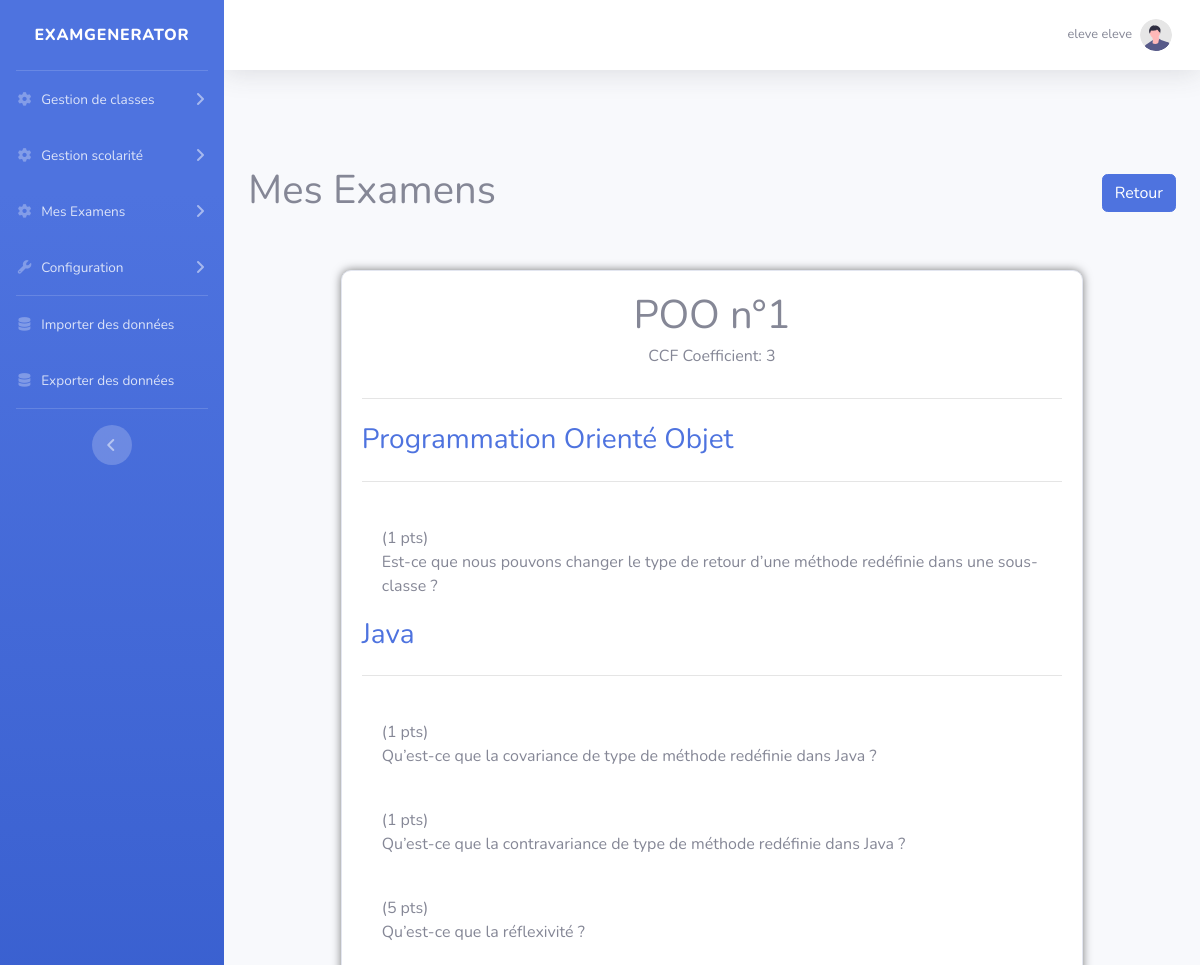
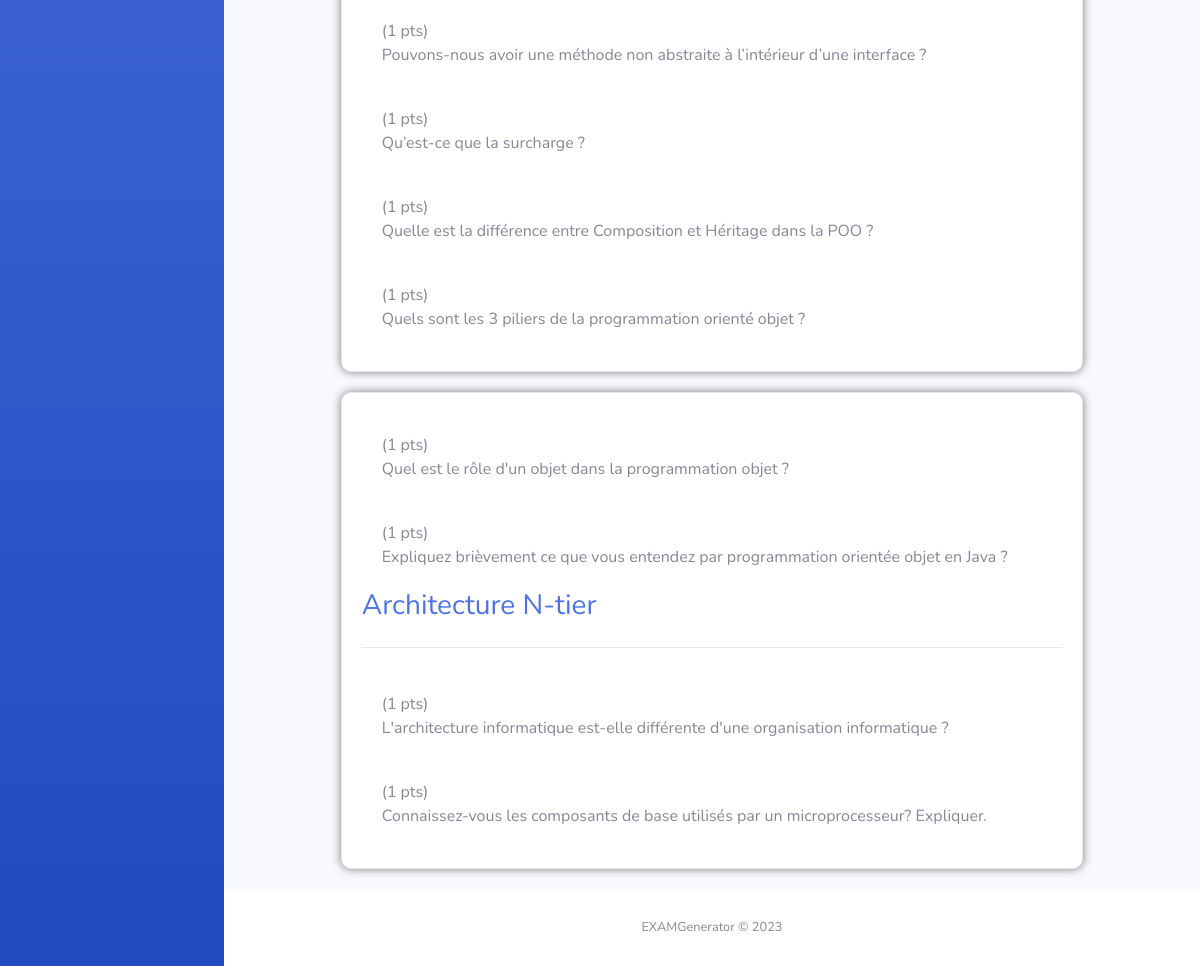
/ExamGenerator/examens/1 (signed in), run on the app's committed database (2 pictures, top to bottom).
### tables this page shows
CREATE TABLE IF NOT EXISTS `examen` (
  `idExamen` int(11) NOT NULL,
  `intitule` varchar(200) NOT NULL,
  `coefficient` int(11) NOT NULL DEFAULT '1',
  `TypeEval_idTypeEval` int(11) NOT NULL,
  PRIMARY KEY (`idExamen`),
  KEY `fk_Examen_TypeEval1_idx` (`TypeEval_idTypeEval`)
);

CREATE TABLE IF NOT EXISTS `question` (
  `id` int(11) NOT NULL AUTO_INCREMENT,
  `nbPointsDefaut` int(11) NOT NULL,
  `reponse` varchar(200) DEFAULT NULL,
  `question` varchar(200) NOT NULL,
  `Sujet_idSujet` int(11) DEFAULT NULL,
  PRIMARY KEY (`id`),
  KEY `fk_Question_Sujet1_idx` (`Sujet_idSujet`)
);

### ExamGenerator/controllers/ExamController.php (called while the page is built, shortened)
<?php
class ExamController extends Controller
{
    public function getExamDetails($idExam)
    {
        $exams_detail = $this->Exam->getExamById($idExam);
        $questions_detail = $this->Exam->getQuestionByExamId($idExam);
        foreach ($questions_detail as $q) {
            $qs = $this->Question->getQuestionById($q['Question_id'])[0];
        }
        $this->render('ExamDetail', true, compact('title', 'user', 'exams', 'questions'));
    }
}

### ExamGenerator/core/router/Route.php (called while the page is built, shortened)
<?php
class Route
{
    private $path;
    private $callable;
    private $matches = [];
    public function __construct($path, $callable)
    {
        $this->path = trim($path, '/');
        $this->callable = $callable;
    }
    public function match($url)
    {
        $url = trim($url, '/');
        $path = preg_replace_callback('#:([\w]+)#', [$this, 'paramMatch'], $this->path);
        $regex = "#^$path$#i";
        if (!preg_match($regex, $url, $matches)) {
            return false;
        }
        array_shift($matches);
        $this->matches = $matches;
        return true;
    }
    public function call()
    {
        if (is_string($this->callable)) {
            $params = explode('#', $this->callable);
            $controller = new $params[0];
            $action = $params[1];
            return call_user_func_array([$controller, $action], $this->matches);
        } else {
            return call_user_func_array($this->callable, $this->matches);
        }
    }
}

### ExamGenerator/core/router/Router.php (called while the page is built, shortened)
<?php
require 'Route.php';
class Router
{
    private $url;
    private $routes = [];
    public function __construct($url)
    {
        $this->url = $url;
    }
    private function add($path, $callable, $name, $method)
    {
        $route = new Route($path, $callable);
        $this->routes[$method][] = $route;
        return $route;
    }
    public function run()
    {
        foreach ($this->routes[$_SERVER['REQUEST_METHOD']] as $route) {
            if ($route->match($this->url)) {
                return $route->call();
            }
        }
        throw new Exception('No matching routes');
    }
}

### ExamGenerator/index.php (called while the page is built, shortened)
<?php
require_once 'core/router/Router.php';
require_once 'core/Database.php';
$router = new Router($_GET['url']);
$router->post('/cursus/update/:id', 'CursusController#CursusUpdate');
$router->post('/cursus/delete/:id', 'CursusController#CursusDelete');
$router->post('/cursus/add', 'CursusController#addCursus');
$router->post('/cursus/associate', 'CursusController#associate');
$router->post('/cursus/disassociate', 'CursusController#disassociate');
$router->get('/cursus/associate/:id', 'CursusController#associateMatiere');
$router->get('/cursus/new', 'CursusController#newCursus');
$router->get('/cursus/:id', 'CursusController#getCursusDetails');
$router->get('/cursus', 'CursusController#getCursusList');
$router->post('/niveaux/update/:id', 'NiveauxController#NiveauUpdate');
$router->post('/niveaux/delete/:id', 'NiveauxController#NiveauDelete');
$router->post('/niveaux/add', 'NiveauxController#addNiveau');
$router->post('/niveaux/associate', 'NiveauxController#associate');
$router->post('/niveaux/disassociate', 'NiveauxController#disassociate');
$router->get('/niveaux/associate/:id', 'NiveauxController#associateCursus');
$router->get('/niveaux/new', 'NiveauxController#newNiveau');
$router->get('/niveaux/:id', 'NiveauxController#getNiveauDetails');
$router->get('/niveaux', 'NiveauxController#getNiveauxList');
$router->post('/matieres/addSujetToMatiere/:id', 'MatiereController#addSujetToMatiere');
$router->get('/matieres/sujets/add/:id', 'MatiereController#SujetToMatiere');
$router->post('/matieres/update/:id', 'MatiereController#MatiereUpdate');
$router->post('/matieres/delete/:id', 'MatiereController#MatiereDelete');
$router->post('/matieres/add', 'MatiereController#addMatiere');
$router->get('/matieres/new', 'MatiereController#newMatiere');
$router->get('/matieres/:id', 'MatiereController#getMatiereDetails');
$router->get('/matieres', 'MatiereController#getMatieresList');
$router->get('/mesClasses', 'ClasseController#getClassesList');
$router->get('/getClasses', 'ClasseController#getClasses');
$router->get('/mesEleves', 'EleveController#getElevesList');
$router->get('/getEleves', 'EleveController#getEleves');
$router->post('/professeurs/update/:id', 'ProfesseurController#ProfesseurUpdate');
$router->post('/professeurs/disassociate/:id', 'ProfesseurController#ProfesseurDisassociate');
$router->post('/professeurs/add', 'ProfesseurController#associateProfesseur');
$router->post('/professeurs/associate/:id', 'ProfesseurController#newProfesseur');
$router->get('/professeurs/:id', 'ProfesseurController#getProfesseursDetails');
$router->get('/professeurs', 'ProfesseurController#getProfesseursList');
$router->post('/profil/password/save', 'ProfileController#profileMdpUpdate');
$router->post('/profil/save', 'ProfileController#profilUpdateSave');
$router->get('/profil', 'ProfileController#profil');
$router->post('/import_data/import', 'ImportDataController#importDataImport');
$router->get('/import_data', 'ImportDataController#importData');
$router->post('/export_data/export', 'ExportDataController#export');
$router->get('/export_data', 'ExportDataController#exportData');
$router->get('/error', 'ErrorController#error404');
$router->post('/examens/imprimer/:id', 'ExamController#printExam');
$router->post('/examens/delete/:id', 'ExamController#deleteExam');
$router->post('/examens/finaliser', 'ExamController#finalise');
$router->post('/examens/new/5', 'ExamController#newExamStep5');
$router->post('/examens/new/4', 'ExamController#newExamStep4');
$router->post('/examens/new/3', 'ExamController#newExamStep3');
$router->post('/examens/new/2', 'ExamController#newExamStep2');
$router->get('/examens/new/1', 'ExamController#newExamStep1');
$router->get('/examens/:id', 'ExamController#getExamDetails');
$router->get('/examens', 'ExamController#getExamList');
$router->post('/questions/update/:id', 'QuestionsController#QuestionUpdate');
$router->post('/questions/delete/:id', 'QuestionsController#deleteQuestion');
$router->post('/questions/add', 'QuestionsController#addQuestion');
$router->get('/questions/new', 'QuestionsController#newQuestion');
$router->get('/questions/:id', 'QuestionsController#QuestionDetail');
$router->get('/questions', 'QuestionsController#QuestionsList');
$router->get('/sujets/questions/add/:id', 'SujetsController#QuestionToSujet');
$router->post('/sujets/addQuestionToSujet/:id', 'SujetsController#addQuestionToSujet');
$router->post('/sujets/delete/:id', 'SujetsController#SujetDelete');
$router->post('/sujets/update/:id', 'SujetsController#SujetUpdate');
$router->post('/sujets/add', 'SujetsController#addSujet');
$router->get('/sujets/new', 'SujetsController#newSujet');
$router->get('/sujets/:id', 'SujetsController#getSujetDetails');
$router->get('/sujets', 'SujetsController#getSujetsList');
$router->post('/insertUtilisateur', 'ConfigController#insertUtilisateur');
$router->post("/deleteUtilisateur", "ConfigController#deleteUtilisateur");
$router->post("/updateUtilisateur", "ConfigController#updateUtilisateur");
$router->get('/utilisateurs', 'ConfigController#utilisateurs');
$router->get('/getUtilisateurs', 'ConfigController#getUtilisateurs');
$router->post('/checkUser', 'ConnexionController#checkUser');
$router->post('/registerUser', 'ConnexionController#registerUser');
$router->post("/recoveryPassUser", "ConnexionController#recoveryPassUser");
$router->get('/register', 'ConnexionController#register');
$router->get('/password_reset', 'ConnexionController#password_reset');
$router->get('/logout', 'ConnexionController#logout');
$router->get('/home', 'HomeController#home');
$router->get('/', 'ConnexionController#login');
try {
    $router->run();
} catch (Exception $e) {
    if (DEBUG)
        throw $e;
    else
        header('Location: ' . URL_BASE . '/error');
}

### ExamGenerator/core/Database.php (called while the page is built, shortened)
<?php
class Database
{
    public $pdo;
    public function __construct()
    {
        $this->pdo = new PDO('mysql:host=' . DBHOST . ';dbname=' . DBNAME, USER, PWD, );
        $this->pdo->setAttribute(PDO::ATTR_ERRMODE, PDO::ERRMODE_EXCEPTION);
        $this->pdo->exec("SET NAMES 'utf8'");
    }
    public function select($sql): array
    {
        $result = $this->pdo->query($sql);
        return $result->fetchAll(PDO::FETCH_ASSOC);
    }
}

### ExamGenerator/models/Exam.php (called while the page is built, shortened)
<?php
class Exam
{
    public function getExamById($id)
    {
        $db = new Database();
        $sql = "SELECT * FROM Examen WHERE idExamen = $id";
        return $db->select($sql);
    }
    public function getQuestionByExamId($id)
    {
        $db = new Database();
        $sql = "SELECT * FROM qestiondansexamen WHERE Examen_idExamen = $id";
        return $db->select($sql);
    }
}
?>

### ExamGenerator/models/Question.php (called while the page is built, shortened)
<?php
class Question
{
    public function getQuestionById($id)
    {
        $db = new Database();
        $sql = "SELECT * FROM question WHERE id = $id";
        return $db->select($sql);
    }
}

### ExamGenerator/views/ExamController/ExamDetail.php (the view, shortened to what this page needs)
<br />
<div>
    <h1 style="display: inline-block" class="mt-5">Mes Examens</h1>
    <a href="<?= URL_BASE . DS . 'examens' ?>"
        style="display: inline-block; float: right; margin-top: 3.5rem!important;" class="btn btn-primary">Retour</a>
</div>
<br /><br />
<?php
$sujets = [];
for($i = 0; $i < count($variables['questions']); ++$i) {
    if (!in_array($variables['questions'][$i]['sujet'], $sujets)) {
        $sujets[] = $variables['questions'][$i]['sujet'];
    }
    $sujets[][] = [
        'intitule' => $variables['questions'][$i]['intitule'],
        'point' => $variables['questions'][$i]['nbPointsPersonnalise']
    ];
}
for ($i = 0; $i < count($sujets); $i++) {
    if ($i % 10 == 0) {
        if ($i == 0) {
            ?>
            <div class="card">
                <div class="titre">
                    <h1 class="text-center">
                        <?= $variables['exams']['intitule'] ?>
                    </h1>
                    <div class="sous-titre">
                        <h6 class="text-center">
                            <?= $variables['exams']['TypeEval_idTypeEval'] ?> Coefficient:
                            <?= $variables['exams']['coefficient'] ?>
                        </h6>
                    </div>
                </div>
                <hr class="my-4" />
                <?php
        } else {
            ?>
            </div>
            <div class="card">
                <?php
        }
    }
    ?>
        <div class="sujet">
            <?php if (is_string($sujets[$i])): ?>
                <div class="titre_sujet">
                    <h3>
                        <span class="text-primary">
                            <?= $sujets[$i] ?>
                        </span>
                    </h3>
                </div>
                <hr class="my-4" />
            <?php elseif (is_array($sujets[$i])): ?>
                <?php foreach ($sujets[$i] as $question): ?>
                    <div class="question">
                        <?= '(' . $question['point'] . ' pts)' ?>
                        <div>
                            <?= $question['intitule'] ?>
                        </div>
                    </div>
                <?php endforeach; ?>
            <?php endif; ?>
        </div>
        <?php
}
?>
</div>

### ExamGenerator/views/ExamController/ExamDetail.php (style rules this page uses)
.card { margin: 0 auto 20px auto; width: 80%; height: 100%; padding: 20px; border-radius: 10px; box-shadow: 0 0 10px rgba(0, 0, 0, 0.5); }
.titre { text-align: center; }
.sous-titre { text-align: center; }
.sujet { margin: 0 auto; width: 100%; height: 100%; }
.titre_sujet { text-align: left; }
.question { margin: 0 auto; width: 100%; height: 100%; padding: 20px; }

### data on the page
examen: intitule "POO n°1", coefficient "3", i "Programmation Orienté Objet"
question: point "1", question "Est-ce que nous pouvons changer le type de retour d’une méthode redéfinie dans une sous-classe ?"
question: nbPointsDefaut "1", question "Qu’est-ce que la covariance de type de méthode redéfinie dans Java ?"
question: nbPointsDefaut "1", question "Qu’est-ce que la contravariance de type de méthode redéfinie dans Java ?"
question: point "1", question "Pouvons-nous avoir une méthode non abstraite à l’intérieur d’une interface ?"
question: point "1", question "Qu’est-ce que la surcharge ?"
question: point "1", question "Quelle est la différence entre Composition et Héritage dans la POO ?"
question: point "1", question "Quels sont les 3 piliers de la programmation orienté objet ?"
question: point "1", question "Quel est le rôle d'un objet dans la programmation objet ?"
question: point "1", question "Expliquez brièvement ce que vous entendez par programmation orientée objet en Java ?"
question: nbPointsDefaut "1", question "L'architecture informatique est-elle différente d'une organisation informatique ?"
question: nbPointsDefaut "1", question "Connaissez-vous les composants de base utilisés par un microprocesseur? Expliquer."

### other printed values
$variables['user']['nom'] "eleve"
$variables['user']['prenom'] "eleve"
$sujets[$i] "Java"
$question['point'] "5"
$question['intitule'] "Qu’est-ce que la réflexivité ?"
$sujets[$i] "Architecture N-tier"
